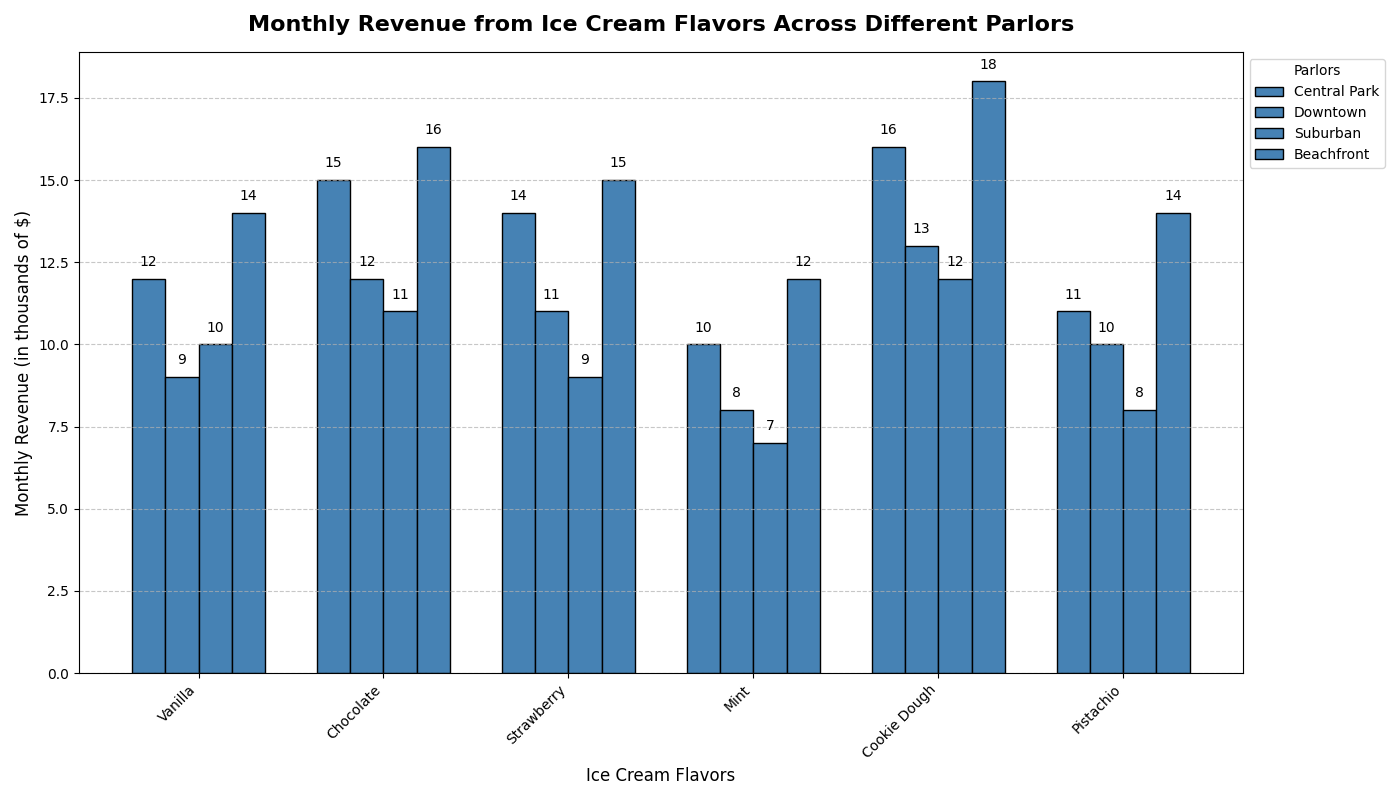

Here is the Python script that generated this plot:
import matplotlib.pyplot as plt
import numpy as np

flavors = ['Vanilla', 'Chocolate', 'Strawberry', 'Mint', 'Cookie Dough', 'Pistachio']
parlors = ['Central Park', 'Downtown', 'Suburban', 'Beachfront']

# Monthly revenue data for each parlor (in thousands of dollars)
revenue_data = {
    'Central Park': [12, 15, 14, 10, 16, 11],
    'Downtown': [9, 12, 11, 8, 13, 10],
    'Suburban': [10, 11, 9, 7, 12, 8],
    'Beachfront': [14, 16, 15, 12, 18, 14]
}

# Single color for all bars
single_color = '#4682B4'  # Steel blue

fig, ax = plt.subplots(figsize=(14, 8))
bar_width = 0.18

# Plot bars for each parlor using the single defined color
for i, parlor in enumerate(parlors):
    positions = np.arange(len(flavors)) + i * bar_width
    ax.bar(positions, revenue_data[parlor], width=bar_width, color=single_color, label=parlor, edgecolor='black')

ax.set_xlabel('Ice Cream Flavors', fontsize=12)
ax.set_ylabel('Monthly Revenue (in thousands of $)', fontsize=12)
ax.set_title('Monthly Revenue from Ice Cream Flavors Across Different Parlors', fontsize=16, fontweight='bold', pad=15)
ax.set_xticks(np.arange(len(flavors)) + bar_width * 1.5)
ax.set_xticklabels(flavors, rotation=45, ha='right')
ax.yaxis.grid(True, linestyle='--', alpha=0.7)

for i, parlor in enumerate(parlors):
    positions = np.arange(len(flavors)) + i * bar_width
    for j, value in enumerate(revenue_data[parlor]):
        ax.text(positions[j], value + 0.3, str(value), ha='center', va='bottom', fontsize=10, color='black')

ax.legend(title='Parlors', fontsize=10, loc='upper left', bbox_to_anchor=(1, 1))
plt.tight_layout()
plt.show()
